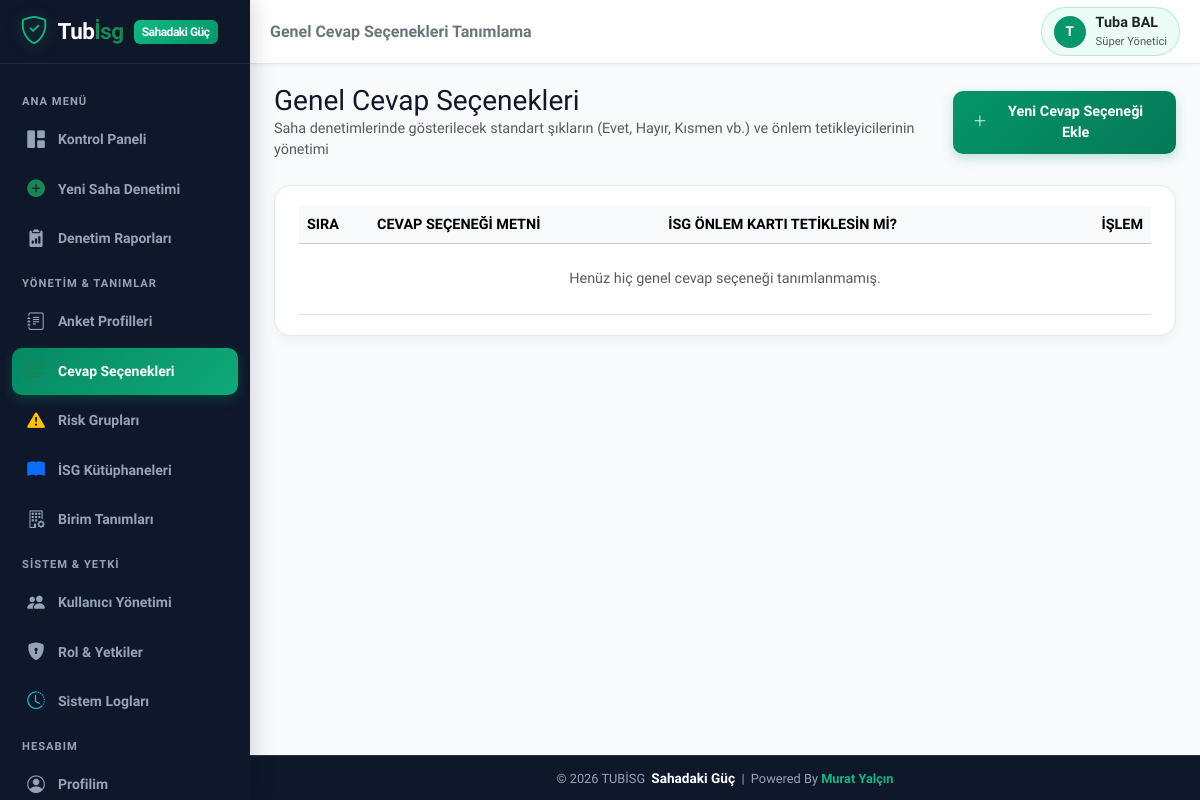
/global_options.php (signed in), run on an earlier commit of the app's database.
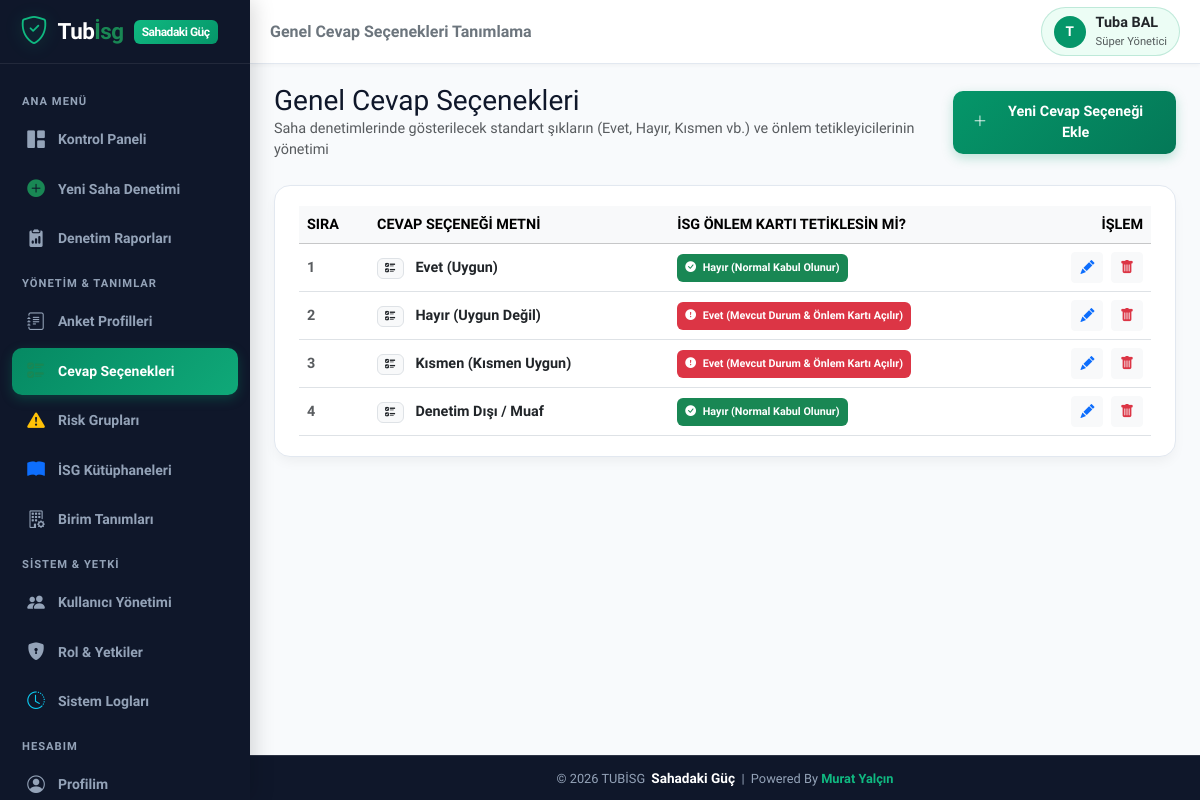
And on a later commit of the database.
### tables this page shows
CREATE TABLE IF NOT EXISTS `users` (
  `id` INT AUTO_INCREMENT PRIMARY KEY,
  `username` VARCHAR(50) NOT NULL UNIQUE,
  `password` VARCHAR(255) NOT NULL,
  `name_surname` VARCHAR(100) NOT NULL,
  `email` VARCHAR(100) NULL,
  `role_id` INT NOT NULL,
  `is_active` TINYINT(1) DEFAULT 1,
  `created_at` DATETIME DEFAULT CURRENT_TIMESTAMP,
  FOREIGN KEY (`role_id`) REFERENCES `roles`(`id`) ON DELETE CASCADE
);

CREATE TABLE IF NOT EXISTS `roles` (
  `id` INT AUTO_INCREMENT PRIMARY KEY,
  `role_name` VARCHAR(50) NOT NULL,
  `description` VARCHAR(255) NULL,
  `permissions` TEXT NOT NULL,
  `created_at` DATETIME DEFAULT CURRENT_TIMESTAMP
);

CREATE TABLE IF NOT EXISTS `global_options` (
  `id` INT AUTO_INCREMENT PRIMARY KEY,
  `option_text` VARCHAR(255) NOT NULL,
  `trigger_action` TINYINT(1) DEFAULT 0,
  `sort_order` INT DEFAULT 0,
  `is_active` TINYINT(1) DEFAULT 1,
  `created_at` DATETIME DEFAULT CURRENT_TIMESTAMP
);

### includes/auth.php (called while the page is built, shortened)
<?php
function is_logged_in() {
    return isset($_SESSION['user_id']) && !empty($_SESSION['user_id']);
}
function get_current_user_data() {
    static $currentUserData = null;
    if ($currentUserData !== null) return $currentUserData;
    $db = getDB();
    $stmt = $db->prepare("
        SELECT u.*, r.role_name, r.permissions
        FROM users u
        JOIN roles r ON u.role_id = r.id
        WHERE u.id = ? AND u.is_active = 1
    ");
    $stmt->execute([$_SESSION['user_id']]);
    $user = $stmt->fetch();
    $currentUserData = $user;
    return $user;
}
function has_permission($permission_key) {
    $user = get_current_user_data();
    if ((int)$user['role_id'] === 1) {
        return true;
    }
    $permissions = json_decode($user['permissions'], true);
    return isset($permissions[$permission_key]) && $permissions[$permission_key] === true;
}
function require_permission($permission_key) {
    if (!has_permission($permission_key)) {
        echo '<div style="font-family:sans-serif; padding:30px; text-align:center; background:#fff0f0; border-radius:12px; margin:50px auto; max-width:500px; color:#9b2c2c;">'
            . '<h2>🚫 Erişim Engellendi</h2>'
            . '<p>Bu işlemi yapmak için gerekli yetkiniz bulunmamaktadır.</p>'
            . '<a href="index.php" style="display:inline-block; padding:10px 20px; background:#e53e3e; color:#fff; text-decoration:none; border-radius:8px; margin-top:15px;">Ana Sayfaya Dön</a>'
            . '</div>';
        exit;
    }
}

### global_options.php (the view, shortened to what this page needs)
<?php
require_once __DIR__ . '/includes/auth.php';
require_permission('surveys_manage');
$db = getDB();
$options = $db->query("SELECT * FROM global_options ORDER BY sort_order ASC, id ASC")->fetchAll();
$pageTitle = 'Genel Cevap Seçenekleri Tanımlama';
include __DIR__ . '/includes/header.php';
?>
<div class="d-flex align-items-center justify-content-between mb-4">
  <div>
    <h3 class="fw-extrabold m-0">Genel Cevap Seçenekleri</h3>
    <p class="text-muted fs-7 m-0">Saha denetimlerinde gösterilecek standart şıkların (Evet, Hayır, Kısmen vb.) ve önlem tetikleyicilerinin yönetimi</p>
  </div>
  <button type="button" class="btn btn-primary-custom" data-bs-toggle="modal" data-bs-target="#addOptionModal">
    <i class="bi bi-plus-lg"></i> Yeni Cevap Seçeneği Ekle
  </button>
</div>
<div class="custom-card">
  <div class="table-responsive">
    <table class="table table-hover align-middle m-0">
      <thead class="table-light fs-8 text-uppercase text-muted">
        <tr>
          <th style="width:70px;">Sıra</th>
          <th>Cevap Seçeneği Metni</th>
          <th>İSG Önlem Kartı Tetiklesin mi?</th>
          <th class="text-end">İşlem</th>
        </tr>
      </thead>
      <tbody>
        <?php if (empty($options)): ?>
          <tr>
            <td colspan="4" class="text-center py-4 text-muted">Henüz hiç genel cevap seçeneği tanımlanmamış.</td>
          </tr>
        <?php else: ?>
          <?php foreach ($options as $opt): ?>
            <tr>
              <td class="fw-bold text-muted"><?php echo (int)$opt['sort_order']; ?></td>
              <td class="fw-bold text-dark fs-7">
                <span class="badge bg-light text-dark border me-2"><i class="bi bi-ui-checks"></i></span>
                <?php echo htmlspecialchars($opt['option_text']); ?>
              </td>
              <td>
                <?php if ($opt['trigger_action'] == 1): ?>
                  <span class="badge bg-danger p-2"><i class="bi bi-exclamation-circle-fill me-1"></i> Evet (Mevcut Durum & Önlem Kartı Açılır)</span>
                <?php else: ?>
                  <span class="badge bg-success p-2"><i class="bi bi-check-circle-fill me-1"></i> Hayır (Normal Kabul Olunur)</span>
                <?php endif; ?>
              </td>
              <td class="text-end">
                <button class="btn btn-sm btn-light text-primary me-1" data-bs-toggle="modal" data-bs-target="#editOptionModal<?php echo $opt['id']; ?>" title="Düzenle">
                  <i class="bi bi-pencil-fill"></i>
                </button>
                <form method="POST" action="global_options.php" class="d-inline confirm-delete-form" data-confirm-title="Cevap Seçeneğini Sil" data-confirm-text="Bu cevap seçeneğini silmek istediğinize emin misiniz?">
                  <button type="submit" class="btn btn-sm btn-light text-danger" title="Sil">
                    <i class="bi bi-trash-fill"></i>
                  </button>
                </form>
              </td>
            </tr>
          <?php endforeach; ?>
        <?php endif; ?>
      </tbody>
    </table>
  </div>
</div>
<?php include __DIR__ . '/includes/footer.php'; ?>

### includes/header.php (shortened to what this page needs)
<?php
require_once __DIR__ . '/auth.php';
$user = get_current_user_data();
$currentPage = basename($_SERVER['PHP_SELF']);
?>
<!DOCTYPE html>
<html lang="tr">
<head>
  <link href="https://cdn.jsdelivr.net/npm/bootstrap@5.3.2/dist/css/bootstrap.min.css" rel="stylesheet">
  <link href="https://cdn.jsdelivr.net/npm/bootstrap-icons@1.11.2/font/bootstrap-icons.min.css" rel="stylesheet">
  <link href="assets/css/style.css" rel="stylesheet">
</head>
<body class="<?php echo is_logged_in() ? 'logged-in-mobile' : ''; ?>">
<div class="app-wrapper">
  <aside class="sidebar">
    <div class="sidebar-header">
      <a href="dashboard.php" class="brand-logo">
        <i class="bi bi-shield-check brand-icon fs-3"></i>
        <span>Tub<span class="text-success">İsg</span></span>
        <span class="brand-badge">Sahadaki Güç</span>
      </a>
    </div>
    <div class="sidebar-nav">
      <div class="nav-category">Ana Menü</div>
      <a href="dashboard.php" class="nav-link-custom <?php echo ($currentPage == 'dashboard.php' || $currentPage == 'index.php') ? 'active' : ''; ?>">
        <i class="bi bi-grid-1x2-fill"></i>
        <span>Kontrol Paneli</span>
      </a>
      <?php if (has_permission('audit_conduct')): ?>
      <a href="audit_new.php" class="nav-link-custom <?php echo ($currentPage == 'audit_new.php' || $currentPage == 'audit_fill.php') ? 'active' : ''; ?>">
        <i class="bi bi-plus-circle-fill text-success"></i>
        <span>Yeni Saha Denetimi</span>
      </a>
      <?php endif; ?>
      <?php if (has_permission('audit_view')): ?>
      <a href="audits_list.php" class="nav-link-custom <?php echo ($currentPage == 'audits_list.php' || $currentPage == 'audit_detail.php') ? 'active' : ''; ?>">
        <i class="bi bi-clipboard2-data-fill"></i>
        <span>Denetim Raporları</span>
      </a>
      <?php endif; ?>
      <div class="nav-category">Yönetim & Tanımlar</div>
      <?php if (has_permission('surveys_manage')): ?>
      <a href="survey_templates.php" class="nav-link-custom <?php echo ($currentPage == 'survey_templates.php' || $currentPage == 'survey_edit.php') ? 'active' : ''; ?>">
        <i class="bi bi-journal-text"></i>
        <span>Anket Profilleri</span>
      </a>
      <a href="global_options.php" class="nav-link-custom <?php echo $currentPage == 'global_options.php' ? 'active' : ''; ?>">
        <i class="bi bi-ui-checks text-success"></i>
        <span>Cevap Seçenekleri</span>
      </a>
      <a href="risk_groups.php" class="nav-link-custom <?php echo $currentPage == 'risk_groups.php' ? 'active' : ''; ?>">
        <i class="bi bi-exclamation-triangle-fill text-warning"></i>
        <span>Risk Grupları</span>
      </a>
      <a href="risk_libraries.php" class="nav-link-custom <?php echo $currentPage == 'risk_libraries.php' ? 'active' : ''; ?>">
        <i class="bi bi-book-fill text-primary"></i>
        <span>İSG Kütüphaneleri</span>
      </a>
      <?php endif; ?>
      <?php if (has_permission('units_manage')): ?>
      <a href="units.php" class="nav-link-custom <?php echo $currentPage == 'units.php' ? 'active' : ''; ?>">
        <i class="bi bi-building-gear"></i>
        <span>Birim Tanımları</span>
      </a>
      <?php endif; ?>
      <?php if (has_permission('users_manage') || has_permission('logs_view')): ?>
      <div class="nav-category">Sistem & Yetki</div>
      <?php if (has_permission('users_manage')): ?>
      <a href="users.php" class="nav-link-custom <?php echo $currentPage == 'users.php' ? 'active' : ''; ?>">
        <i class="bi bi-people-fill"></i>
        <span>Kullanıcı Yönetimi</span>
      </a>
      <a href="roles.php" class="nav-link-custom <?php echo $currentPage == 'roles.php' ? 'active' : ''; ?>">
        <i class="bi bi-shield-lock-fill"></i>
        <span>Rol & Yetkiler</span>
      </a>
      <?php endif; ?>
      <?php if (has_permission('logs_view')): ?>
      <a href="logs.php" class="nav-link-custom <?php echo $currentPage == 'logs.php' ? 'active' : ''; ?>">
        <i class="bi bi-clock-history text-info"></i>
        <span>Sistem Logları</span>
      </a>
      <?php endif; ?>
      <?php endif; ?>
      <div class="nav-category">Hesabım</div>
      <a href="profile.php" class="nav-link-custom <?php echo $currentPage == 'profile.php' ? 'active' : ''; ?>">
        <i class="bi bi-person-circle"></i>
        <span>Profilim</span>
      </a>
    </div>
  </aside>
  <main class="main-content">
    <header class="top-navbar">
      <div class="d-flex align-items-center gap-3">
        <h5 class="m-0 fw-bold d-none d-sm-block text-secondary fs-6">
          <?php echo isset($pageTitle) ? htmlspecialchars($pageTitle) : 'İSG Saha Platformu'; ?>
        </h5>
      </div>
      <div class="d-flex align-items-center gap-3">
        <?php if ($user): ?>
        <a href="profile.php" class="user-profile-badge text-decoration-none" title="Profil Ayarları">
          <div class="avatar-circle">
            <?php echo mb_substr($user['name_surname'], 0, 1, 'UTF-8'); ?>
          </div>
          <div class="d-none d-md-block text-start">
            <div class="fw-bold fs-7 leading-tight text-dark"><?php echo htmlspecialchars($user['name_surname']); ?></div>
            <div class="text-muted fs-8" style="font-size:0.7rem;"><?php echo htmlspecialchars($user['role_name']); ?></div>
          </div>
        </a>
        <?php endif; ?>
      </div>
    </header>
    <div class="page-container">

### includes/footer.php (shortened to what this page needs)
    </div>
    <footer class="global-footer-bar">
      <div class="container-fluid">
        © <?php echo date('Y'); ?> TUBİSG <span style="color: #ffffff; font-weight: 800; font-size: 0.85rem; margin-left: 3px;">Sahadaki Güç</span> &nbsp;|&nbsp; Powered By <a href="https://www.muratyalcin.com.tr" target="_blank" rel="noopener noreferrer" class="footer-author-link">Murat Yalçın</a>
      </div>
    </footer>
  </main>
</div>
</body>
</html>

What changed in the data, as far as the page shows it:
added global_options: sort_order "1", option_text "Evet (Uygun)", trigger_action 0 (drawn)
added global_options: sort_order "2", option_text "Hayır (Uygun Değil)", trigger_action 1 (drawn)
added global_options: sort_order "3", option_text "Kısmen (Kısmen Uygun)", trigger_action 1 (drawn)
added global_options: sort_order "4", option_text "Denetim Dışı / Muaf", trigger_action 0 (drawn)
Also different on the page:
text no longer shown: "Henüz hiç genel cevap seçeneği tanımlanmamış."
